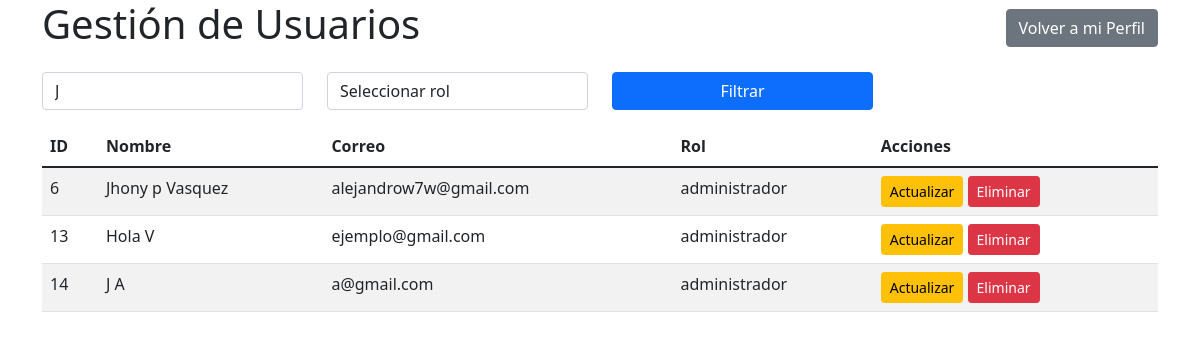
/usuarios.php?buscar=J (signed in), run on the app's committed database.
### tables this page shows
CREATE TABLE `usuarios` (
  `id` int(11) NOT NULL,
  `rol_id` int(11) NOT NULL,
  `correo` varchar(100) NOT NULL,
  `cedula` varchar(20) NOT NULL,
  `nombre` varchar(50) NOT NULL,
  `apellido` varchar(50) NOT NULL,
  `contrasena` varchar(255) NOT NULL,
  `fecha_registro` timestamp NOT NULL DEFAULT current_timestamp(),
  `imagen_perfil` varchar(255) DEFAULT NULL,
  `descripcion` text DEFAULT NULL,
  `fecha_nacimiento` date DEFAULT NULL
);

CREATE TABLE `roles` (
  `id` int(11) NOT NULL,
  `descripcion` varchar(50) NOT NULL
);

### usuarios.php (the view, shortened to what this page needs)
<?php
include 'CRUD/conexion.php';
?>
<!DOCTYPE html>
<html lang="es">
<head>
    <link rel="stylesheet" href="https://cdn.jsdelivr.net/npm/bootstrap@5.1.3/dist/css/bootstrap.min.css">
</head>
<body>
    <div class="container">
        <div class="d-flex justify-content-between align-items-center mb-3">
            <h1>Gestión de Usuarios</h1>
            <a href="perfil.php" class="btn btn-secondary"><i class="fas fa-arrow-left"></i> Volver a mi Perfil</a>
        </div>
        <form method="GET" class="mb-3">
            <div class="row">
                <div class="col-md-3">
                    <input type="text" name="buscar" class="form-control" placeholder="Buscar por nombre o correo" value="<?= isset($_GET['buscar']) ? $_GET['buscar'] : '' ?>">
                </div>
                <div class="col-md-3">
                    <select name="rol" class="form-control">
                        <option value="">Seleccionar rol</option>
                    </select>
                </div>
                <div class="col-md-3">
                    <button type="submit" class="btn btn-primary w-100">Filtrar</button>
                </div>
            </div>
        </form>
        <table class="table table-striped">
            <thead>
                <tr>
                    <th>ID</th>
                    <th>Nombre</th>
                    <th>Correo</th>
                    <th>Rol</th>
                    <th>Acciones</th>
                </tr>
            </thead>
            <tbody>
                <?php
                $buscar = isset($_GET['buscar']) ? $_GET['buscar'] : '';
                $sql = "SELECT u.id, u.nombre, u.apellido, u.correo, r.descripcion AS tipo_usuario
                        FROM usuarios u
                        INNER JOIN roles r ON u.rol_id = r.id
                        WHERE 1=1";
                if ($buscar) {
                    $sql .= " AND (u.nombre LIKE '%$buscar%' OR u.correo LIKE '%$buscar%')";
                }
                $resultado = $conn->query($sql);
                while ($usuario = $resultado->fetch_assoc()): ?>
                <tr>
                    <td><?= $usuario['id'] ?></td>
                    <td><?= $usuario['nombre'] . ' ' . $usuario['apellido'] ?></td>
                    <td><?= $usuario['correo'] ?></td>
                    <td><?= $usuario['tipo_usuario'] ?></td>
                    <td>
                        <a href="CRUD/actualizar.php?id=<?= $usuario['id'] ?>" class="btn btn-warning btn-sm">Actualizar</a>
                        <?php if ($_SESSION['tipo_usuario'] === 'administrador'): ?>
                        <a href="CRUD/eliminar.php?id=<?= $usuario['id'] ?>" class="btn btn-danger btn-sm" onclick="return confirm('¿Estás seguro de que deseas eliminar este usuario?')">Eliminar</a>
                        <?php endif; ?>
                    </td>
                </tr>
                <?php endwhile; ?>
            </tbody>
        </table>
    </div>
</body>
</html>

### data on the page
usuarios: id "6", nombre "Jhony p", apellido "Vasquez", correo "alejandrow7w@gmail.com", rol.descripcion "administrador"
usuarios: id "13", nombre "Hola", apellido "V", correo "ejemplo@gmail.com", rol.descripcion "administrador"
usuarios: id "14", nombre "J", apellido "A", correo "a@gmail.com", rol.descripcion "administrador"
